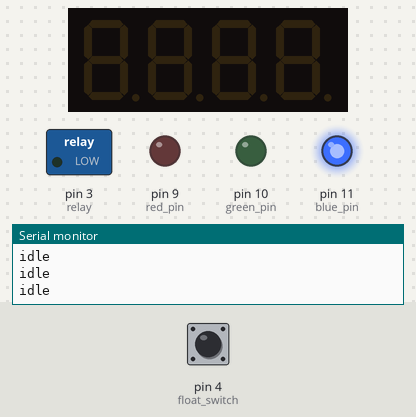
The sketch below on a simulated Arduino Uno, built with avr-gcc and run on an emulated ATmega328P. On the bench: 4-digit seven-segment display, switched loads named in the sketch (green lamp = pin HIGH), output pins drawn as LEDs (lit = HIGH), the last lines printed to the serial monitor. The test bench sets the inputs (shaded band); at power-on: pin 4 (float_switch) HIGH.

Above: at 1.8 s.
1.9 s: pin 4 (float_switch) pulled LOW for 0.65 s
At 2.24 s:
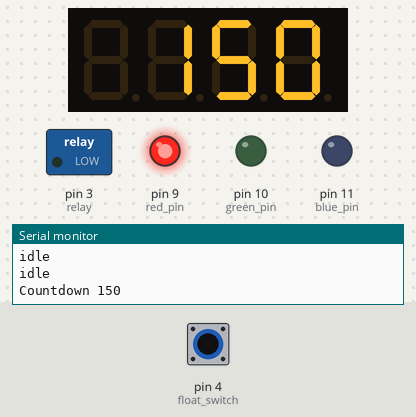
4.7 s: pin 4 (float_switch) pulled LOW for 3.2 s
At 8.5 s:
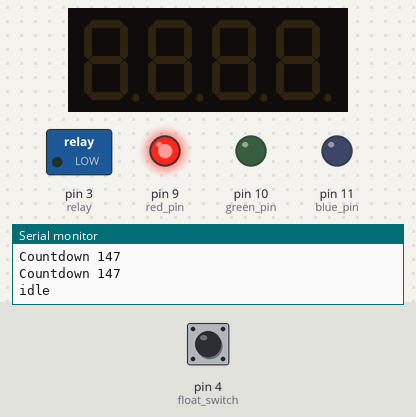
9.4 s: pin 4 (float_switch) pulled LOW for 1 s
At 10.4 s:
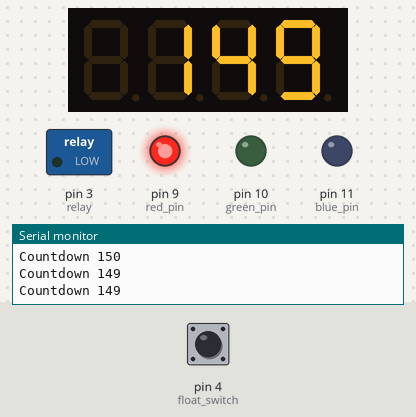
12.6 s: pin 4 (float_switch) pulsed LOW 5 times (0.12 s each, 0.3 s apart)
At 14.4 s:
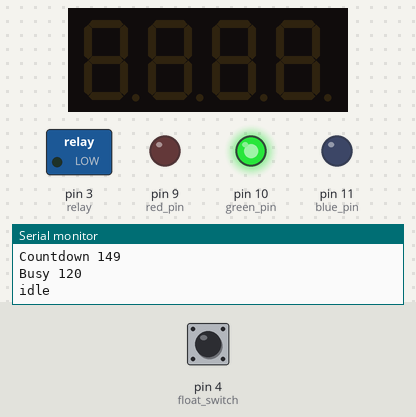
Timing chart, 0 to 16.0 s (numbered marks = the images above; inputs shaded):
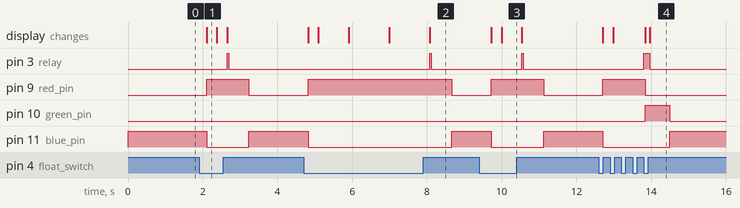

The sketch:

bottomlesskeurig.ino
```cpp
#include <TM1637Display.h>
//#include <avr/wdt.h>

#define float_switch 4
#define relay 3
#define red_pin 9
#define green_pin 10
#define blue_pin 11
#define CLK7 7
#define DIO7 8

const unsigned long countdown_blink_duration = 250L; //ms
const unsigned long busy_blink_duration = 100L; //ms

const unsigned long idle_delay = 500L; //ms
const unsigned long countdown_delay = 250L; //ms
const unsigned long busy_delay = 100L; //ms

const unsigned long countdown_duration = 150000L; //ms
const unsigned long max_open_time = 120000L; //ms

TM1637Display display(CLK7, DIO7);
#define BRIGHTNESS7 0x0f

void set_color(byte rv, byte gv, byte bv) {
  analogWrite(red_pin,rv);
  analogWrite(green_pin, gv);
  analogWrite(blue_pin,bv);
}

void setup() {
  //wdt_enable(WDTO_1S);

  pinMode(float_switch,INPUT); //INPUT_PULLUP
  pinMode(relay,OUTPUT);

  digitalWrite(float_switch,HIGH); //INPUT_PULLUP instead!
  digitalWrite(relay,LOW);

  display.setBrightness(BRIGHTNESS7,false);
  Serial.begin(9600);
}

void loop() {
  digitalWrite(float_switch,HIGH);
  set_color(0,0,255);
  boolean switch_state = digitalRead(float_switch);

  if(not(switch_state)) {
    unsigned long start_time = millis();
    unsigned long elapsed_time = millis() - start_time;
    unsigned long remaining_time = countdown_duration - elapsed_time;
    display.setBrightness(BRIGHTNESS7,true);
    while(elapsed_time < countdown_duration) {
      switch_state = digitalRead(float_switch);
      if(switch_state) {
        display.clear();
        display.setBrightness(BRIGHTNESS7,false);
        break;
      }
      Serial.print("Countdown ");
      Serial.println(remaining_time/1000);
      display.showNumberDecEx(remaining_time/1000,0,false);
      set_color(255,0,0);
      delay(countdown_delay);
      elapsed_time = millis() - start_time;
      remaining_time = countdown_duration - elapsed_time;
    }
    digitalWrite(relay,HIGH);
    display.clear();
    start_time = millis();
    elapsed_time = millis() - start_time;
    remaining_time = max_open_time - elapsed_time;
    while(elapsed_time < max_open_time) {
      switch_state = digitalRead(float_switch);
      if(switch_state) {
        display.clear();
        display.setBrightness(BRIGHTNESS7,false);
        break;
      }
      Serial.print("Busy ");
      display.showNumberDecEx(remaining_time/1000,0,false);
      Serial.println(remaining_time/1000);
      set_color(0,255,0);
      delay(busy_delay);
      elapsed_time = millis() - start_time;
      remaining_time = max_open_time - elapsed_time;
    }
    digitalWrite(relay,LOW);
    display.clear();
    display.setBrightness(BRIGHTNESS7,false);
  }
  Serial.println("idle");
  display.clear();
  display.setBrightness(BRIGHTNESS7,false);
  delay(idle_delay);
}
```

Measured:
- after the input at 1.9 s, pin 3 (relay): LOW → HIGH after 0.75 s, → LOW 0.04 s later; pin 9 (red_pin): LOW → HIGH after 0.21 s, → LOW 1.1 s later; pin 11 (blue_pin): HIGH → LOW after 0.21 s, → HIGH 1.1 s later; the display: changes after 0.21 s (image 1)
- after the input at 4.7 s, pin 3 (relay): LOW → HIGH after 3.4 s, → LOW 0.04 s later; pin 9 (red_pin): LOW → HIGH after 0.12 s, → LOW 3.8 s later; pin 11 (blue_pin): HIGH → LOW after 0.12 s, → HIGH 3.8 s later; the display: first changes after 0.12 s (image 2 shows a later state)
- after the input at 9.4 s, pin 3 (relay): LOW → HIGH after 1.1 s, → LOW 0.04 s later; pin 9 (red_pin): LOW → HIGH after 0.33 s, → LOW 1.4 s later; pin 11 (blue_pin): HIGH → LOW after 0.33 s, → HIGH 1.4 s later; the display: first changes after 0.33 s (image 3 shows a later state)
- after the input at 12.6 s, pin 3 (relay): LOW → HIGH after 1.2 s, → LOW 0.16 s later; pin 9 (red_pin): LOW → HIGH after 0.11 s, → LOW 1.1 s later; pin 10 (green_pin): LOW → HIGH after 1.2 s, → LOW 0.66 s later; pin 11 (blue_pin): HIGH → LOW after 0.11 s, → HIGH 1.8 s later; the display: first changes after 0.11 s (image 4 shows a later state)
